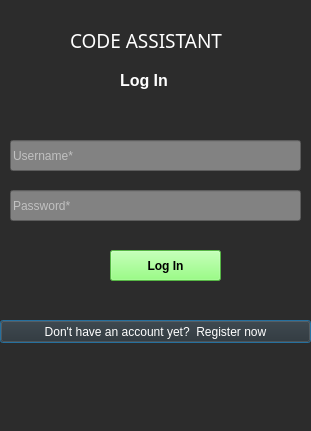
<?xml version="1.0" encoding="UTF-8"?>
<ui version="4.0">
 <class>Dialog</class>
 <widget class="QDialog" name="Dialog">
  <property name="geometry">
   <rect>
    <x>0</x>
    <y>0</y>
    <width>311</width>
    <height>431</height>
   </rect>
  </property>
  <property name="maximumSize">
   <size>
    <width>311</width>
    <height>431</height>
   </size>
  </property>
  <property name="windowTitle">
   <string>Dialog</string>
  </property>
  <property name="windowOpacity">
   <double>0.900000000000000</double>
  </property>
  <property name="styleSheet">
   <string notr="true">background-color: rgb(44, 44, 44);</string>
  </property>
  <widget class="QPushButton" name="pushButton_2">
   <property name="geometry">
    <rect>
     <x>0</x>
     <y>320</y>
     <width>311</width>
     <height>23</height>
    </rect>
   </property>
   <property name="styleSheet">
    <string notr="true">color: rgb(255, 255, 255);</string>
   </property>
   <property name="text">
    <string>Don't have an account yet?  Register now</string>
   </property>
  </widget>
  <widget class="QLabel" name="ca_brand">
   <property name="enabled">
    <bool>true</bool>
   </property>
   <property name="geometry">
    <rect>
     <x>70</x>
     <y>30</y>
     <width>191</width>
     <height>20</height>
    </rect>
   </property>
   <property name="font">
    <font>
     <family>Imprint MT Shadow</family>
     <pointsize>14</pointsize>
     <weight>50</weight>
     <italic>false</italic>
     <bold>false</bold>
    </font>
   </property>
   <property name="autoFillBackground">
    <bool>false</bool>
   </property>
   <property name="styleSheet">
    <string notr="true">color: rgb(255, 255, 255);</string>
   </property>
   <property name="text">
    <string>CODE ASSISTANT</string>
   </property>
  </widget>
  <widget class="QLabel" name="login_label">
   <property name="geometry">
    <rect>
     <x>120</x>
     <y>70</y>
     <width>71</width>
     <height>20</height>
    </rect>
   </property>
   <property name="font">
    <font>
     <pointsize>12</pointsize>
     <weight>75</weight>
     <bold>true</bold>
    </font>
   </property>
   <property name="styleSheet">
    <string notr="true">color: rgb(255, 255, 255);</string>
   </property>
   <property name="text">
    <string>Log In</string>
   </property>
  </widget>
  <widget class="QLineEdit" name="name_field">
   <property name="geometry">
    <rect>
     <x>10</x>
     <y>140</y>
     <width>291</width>
     <height>31</height>
    </rect>
   </property>
   <property name="autoFillBackground">
    <bool>false</bool>
   </property>
   <property name="styleSheet">
    <string notr="true">color: rgb(255, 255, 255);
background-color: rgb(130, 130, 130);</string>
   </property>
   <property name="inputMethodHints">
    <set>Qt::ImhNone</set>
   </property>
   <property name="text">
    <string/>
   </property>
   <property name="maxLength">
    <number>20</number>
   </property>
   <property name="placeholderText">
    <string>Username*</string>
   </property>
  </widget>
  <widget class="QLineEdit" name="password_field">
   <property name="geometry">
    <rect>
     <x>10</x>
     <y>190</y>
     <width>291</width>
     <height>31</height>
    </rect>
   </property>
   <property name="autoFillBackground">
    <bool>false</bool>
   </property>
   <property name="styleSheet">
    <string notr="true">color: rgb(255, 255, 255);
background-color: rgb(130, 130, 130);</string>
   </property>
   <property name="inputMethodHints">
    <set>Qt::ImhHiddenText|Qt::ImhNoAutoUppercase|Qt::ImhNoPredictiveText|Qt::ImhSensitiveData</set>
   </property>
   <property name="text">
    <string/>
   </property>
   <property name="maxLength">
    <number>50</number>
   </property>
   <property name="echoMode">
    <enum>QLineEdit::Password</enum>
   </property>
   <property name="placeholderText">
    <string>Password*</string>
   </property>
   <property name="clearButtonEnabled">
    <bool>false</bool>
   </property>
  </widget>
  <widget class="QPushButton" name="register_btn">
   <property name="geometry">
    <rect>
     <x>110</x>
     <y>250</y>
     <width>111</width>
     <height>31</height>
    </rect>
   </property>
   <property name="font">
    <font>
     <weight>75</weight>
     <bold>true</bold>
    </font>
   </property>
   <property name="mouseTracking">
    <bool>true</bool>
   </property>
   <property name="styleSheet">
    <string notr="true">background-color: rgb(121, 255, 97);</string>
   </property>
   <property name="text">
    <string>Log In</string>
   </property>
   <property name="checkable">
    <bool>true</bool>
   </property>
  </widget>
 </widget>
 <resources/>
 <connections/>
</ui>
